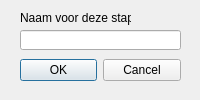
<?xml version="1.0" encoding="UTF-8"?>
<ui version="4.0">
 <class>RenameStep</class>
 <widget class="QDialog" name="RenameStep">
  <property name="geometry">
   <rect>
    <x>0</x>
    <y>0</y>
    <width>200</width>
    <height>100</height>
   </rect>
  </property>
  <property name="minimumSize">
   <size>
    <width>200</width>
    <height>100</height>
   </size>
  </property>
  <property name="maximumSize">
   <size>
    <width>200</width>
    <height>100</height>
   </size>
  </property>
  <property name="windowTitle">
   <string>Geef deze stap een naam</string>
  </property>
  <widget class="QDialogButtonBox" name="buttonBox">
   <property name="geometry">
    <rect>
     <x>20</x>
     <y>50</y>
     <width>161</width>
     <height>41</height>
    </rect>
   </property>
   <property name="orientation">
    <enum>Qt::Horizontal</enum>
   </property>
   <property name="standardButtons">
    <set>QDialogButtonBox::Cancel|QDialogButtonBox::Ok</set>
   </property>
  </widget>
  <widget class="QLabel" name="label">
   <property name="geometry">
    <rect>
     <x>20</x>
     <y>10</y>
     <width>111</width>
     <height>16</height>
    </rect>
   </property>
   <property name="text">
    <string>Naam voor deze stap:</string>
   </property>
  </widget>
  <widget class="QLineEdit" name="edtName">
   <property name="geometry">
    <rect>
     <x>20</x>
     <y>30</y>
     <width>161</width>
     <height>20</height>
    </rect>
   </property>
  </widget>
 </widget>
 <resources/>
 <connections>
  <connection>
   <sender>buttonBox</sender>
   <signal>accepted()</signal>
   <receiver>RenameStep</receiver>
   <slot>accept()</slot>
   <hints>
    <hint type="sourcelabel">
     <x>248</x>
     <y>254</y>
    </hint>
    <hint type="destinationlabel">
     <x>157</x>
     <y>274</y>
    </hint>
   </hints>
  </connection>
  <connection>
   <sender>buttonBox</sender>
   <signal>rejected()</signal>
   <receiver>RenameStep</receiver>
   <slot>reject()</slot>
   <hints>
    <hint type="sourcelabel">
     <x>316</x>
     <y>260</y>
    </hint>
    <hint type="destinationlabel">
     <x>286</x>
     <y>274</y>
    </hint>
   </hints>
  </connection>
 </connections>
</ui>
